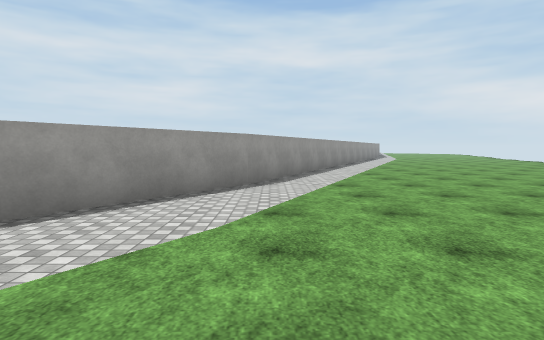
View 1 (above)

16 first-person views from a walk through a 3-D level made in the Unity game engine. The camera is 1.4 m above the floor, tilts 4° down and sees 80° across. The floor is counted in squares, 2 m on a side. Each view is taken from the middle of a square. On the plan, view 1 faces up. The plan holds only what a view shows up to about 10 squares ahead; the rest is blank. The place goes on beyond the plan. The player is left out. Surface patterns are stand-ins for the level's own textures.

View 2
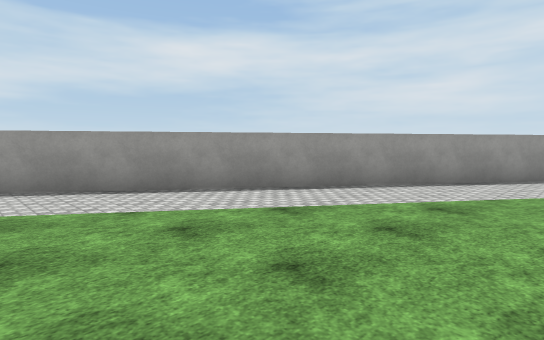

View 3
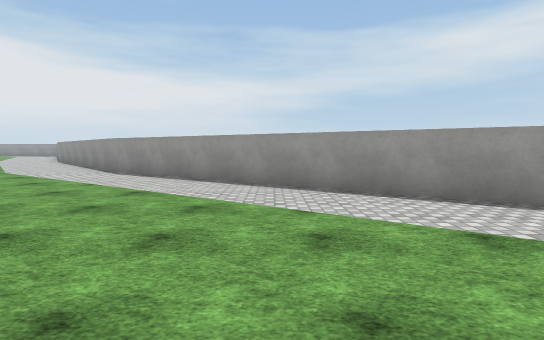

View 4
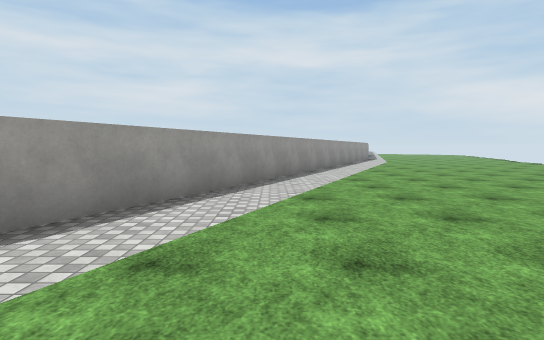

View 5
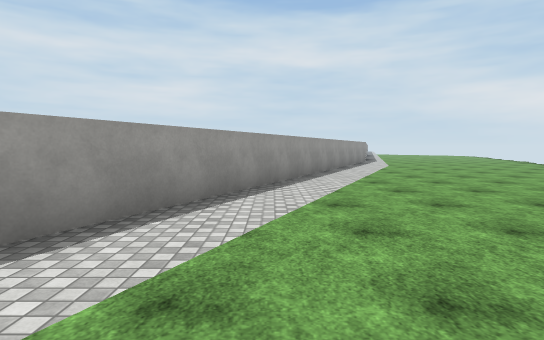

View 6
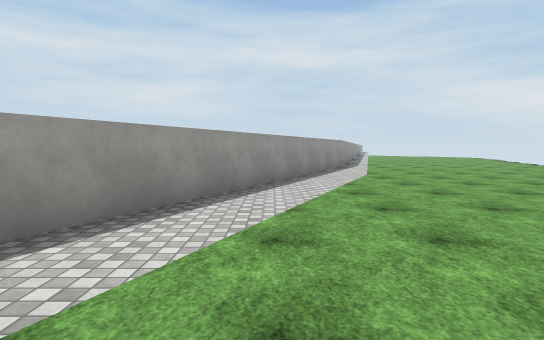

View 7
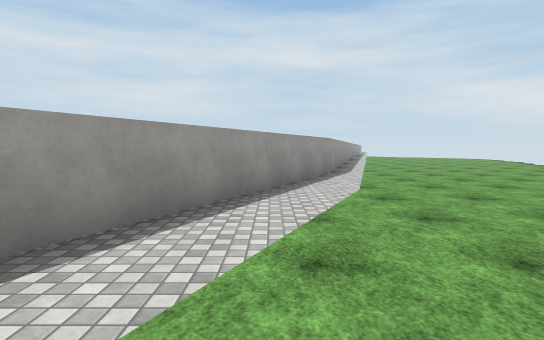

View 8
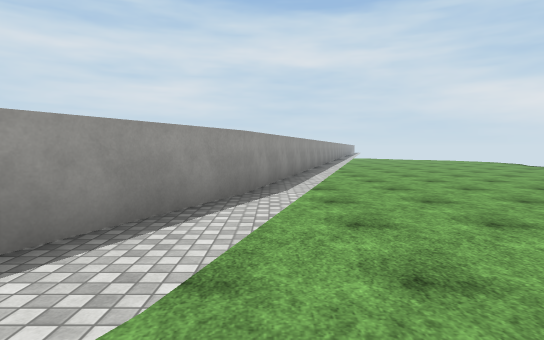

View 9
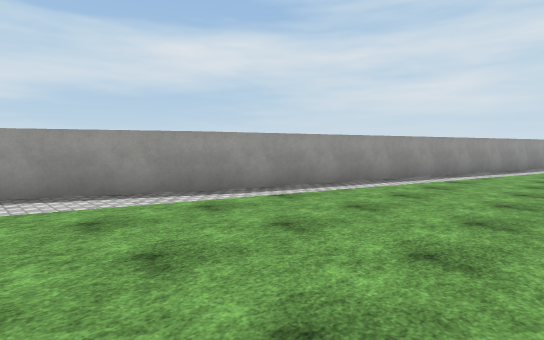

View 10
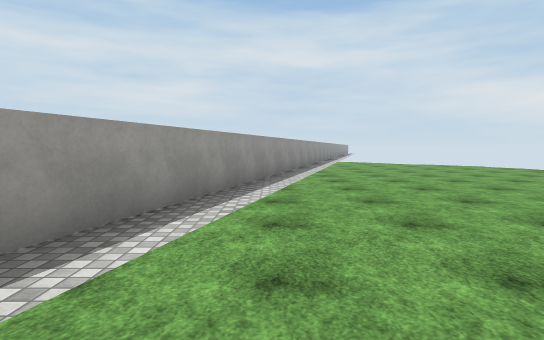

View 11
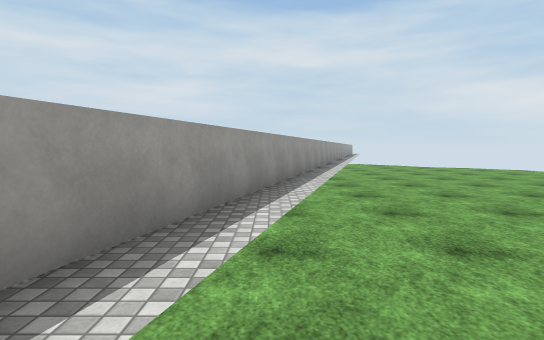

View 12
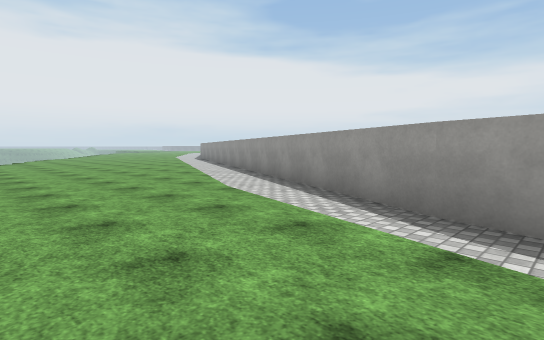

View 13
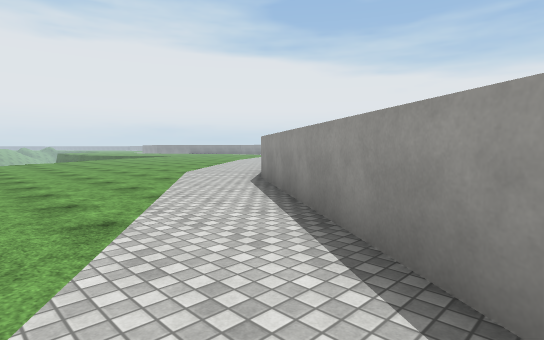

View 14
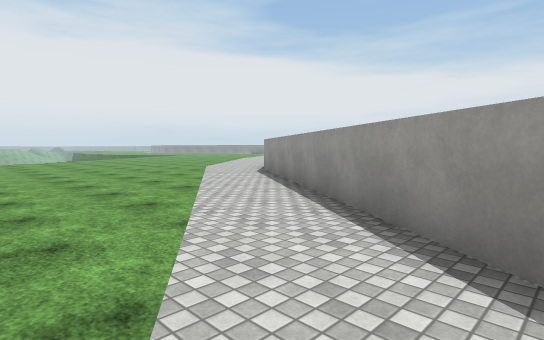

View 15
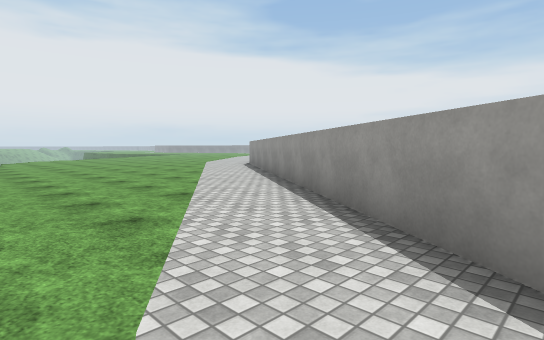

View 16
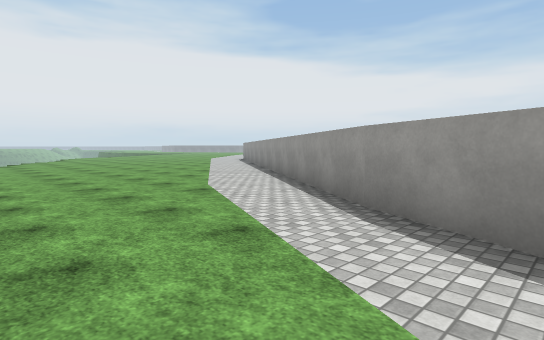

### Floor plan
Points are (right, up) in squares from view 1. A wall is a line through its corners. A room is listed if a view was taken in it or the views show most of it. See-through windows are left out.
Room 1 (views 1, 2, 3, 4, 5, 6, 7, 8, 9, 10, 11, 12, 13, 14, 15, 16)
walls: (-0.5, 6.1) (-7.4, -4); (10.5, 32.6) (7.6, 22.9) (-0.5, 6)

Where each view was taken, in squares from view 1:
view 1: 0 up, 0 right, facing up
view 2: 3 down, 0 right, facing up-left
view 3: 2 down, 0 right, facing left
view 4: 4 up, 2 right, facing up
view 5: 7 up, 3 right, facing up
view 6: 11 up, 5 right, facing up
view 7: 14 up, 6 right, facing up
view 8: 18 up, 8 right, facing up
view 9: 20 up, 12 right, facing up-left
view 10: 23 up, 10 right, facing up
view 11: 25 up, 10 right, facing up
view 12: 24 up, 11 right, facing down-left
view 13: 1 down, 4 left, facing down-left
view 14: 1 up, 2 left, facing down-left
view 15: 4 up, 0 right, facing down-left
view 16: 8 up, 3 right, facing down-left
